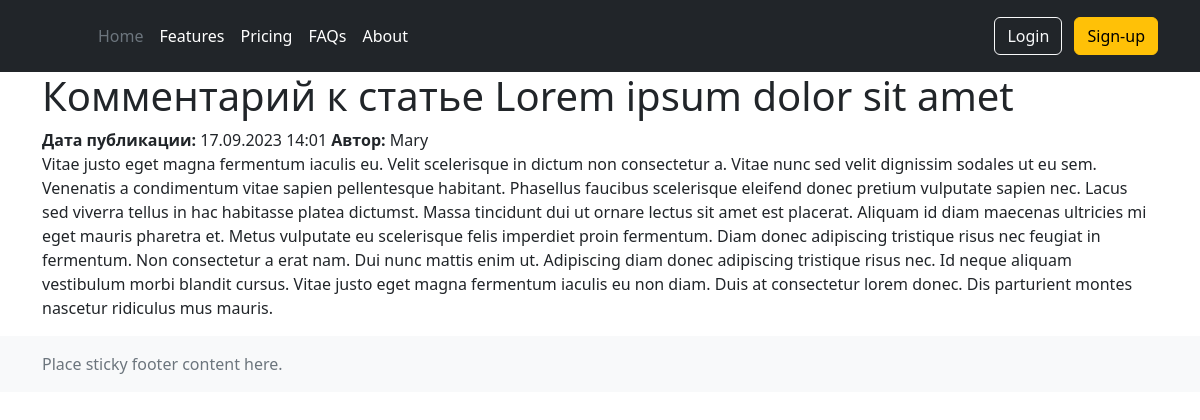
The page /post/comment/4 on the database its author committed.
### board/models.py (models this page shows, shortened)
class Comment(models.Model):
    commentPost = models.ForeignKey(Post, on_delete=models.CASCADE)
    commentUser = models.ForeignKey(User, on_delete=models.CASCADE)
    text = models.TextField()
    dateCreation = models.DateTimeField(auto_now_add=True)
    is_accepted = models.BooleanField(default=False)

class Post(models.Model):
    author = models.ForeignKey(Author, on_delete=models.CASCADE)
    TANKS = 'TA'
    HEALERS = 'HE'
    DAMAGEDEALERS = 'DD'
    MERCHANTS = 'ME'
    GUILDMASTERS = 'GM'
    QUESTGIVERS = 'QG'
    BLACKSMITHS = 'BS'
    TANNERS = 'TS'
    POTIONMASTERS = 'PM'
    SPELLMASTERS = 'SM'
    CATEGORY_CHOICES = (
        (TANKS, 'Танки'),
        (HEALERS, 'Хилы'),
        (DAMAGEDEALERS, 'ДД'),
        (MERCHANTS, 'Торговцы'),
        (GUILDMASTERS, 'Гилдмастеры'),
        (QUESTGIVERS, 'Квестгиверы'),
        (BLACKSMITHS, 'Кузнецы'),
        (TANNERS, 'Кожевники'),
        (POTIONMASTERS, 'Зельевары'),
        (SPELLMASTERS, 'Мастера заклинаний')
    )
    category = models.CharField(max_length=2, choices=CATEGORY_CHOICES, default=TANKS)
    creationDate = models.DateTimeField(auto_now_add=True)
    title = models.CharField(max_length=128)
    text = models.TextField()
    img = models.ImageField(upload_to='images_uploaded', null=True, blank=True)
    video = models.FileField(upload_to='images_uploaded', null=True, blank=True,
                             validators=[FileExtensionValidator(allowed_extensions=['MOV', 'avi', 'mp4', 'webm', 'mkv'])
                                         ])

### board/views.py (the view)
# urls.py: path('post/comment/<int:pk>', CommentDetail.as_view(), name='comment'),
class CommentDetail(DetailView):
    model = Comment
    template_name = 'posts/comment.html'
    context_object_name = 'comment'

### board/templates/posts/comment.html (shortened to what this page needs)
{% extends 'layout/base.html' %}
{% block content %}
<h1>Комментарий к статье {{ comment.commentPost.title }}</h1>
<b>Дата публикации: </b>{{ comment.dateCreation|date:'d.m.Y H:i' }}
<b>Автор: </b>{{ comment.commentUser.username }}
<p>{{ comment.text }}</p>
{% endblock content %}

### rows shown on the page
Comment: commentPost "Lorem ipsum dolor sit amet", dateCreation "17.09.2023 14:01", commentUser.username "Mary", text "Vitae justo eget magna fermentum iaculis eu. Velit scelerisque in dictum non consectetur a. Vitae nunc sed velit dignissim sodales ut eu sem. Venenatis a condimentum vitae sapien pellentesque habitant. Phasellus faucibus scelerisque eleifend donec pretium vulputate sapien nec. Lacus sed viverra tellus in hac habitasse platea dictumst. Massa tincidunt dui ut ornare lectus sit amet est placerat. Aliquam id diam maecenas ultricies mi eget mauris pharetra et. Metus vulputate eu scelerisque felis imperdiet proin fermentum. Diam donec adipiscing tristique risus nec feugiat in fermentum. Non consectetur a erat nam. Dui nunc mattis enim ut. Adipiscing diam donec adipiscing tristique risus nec. Id…"
